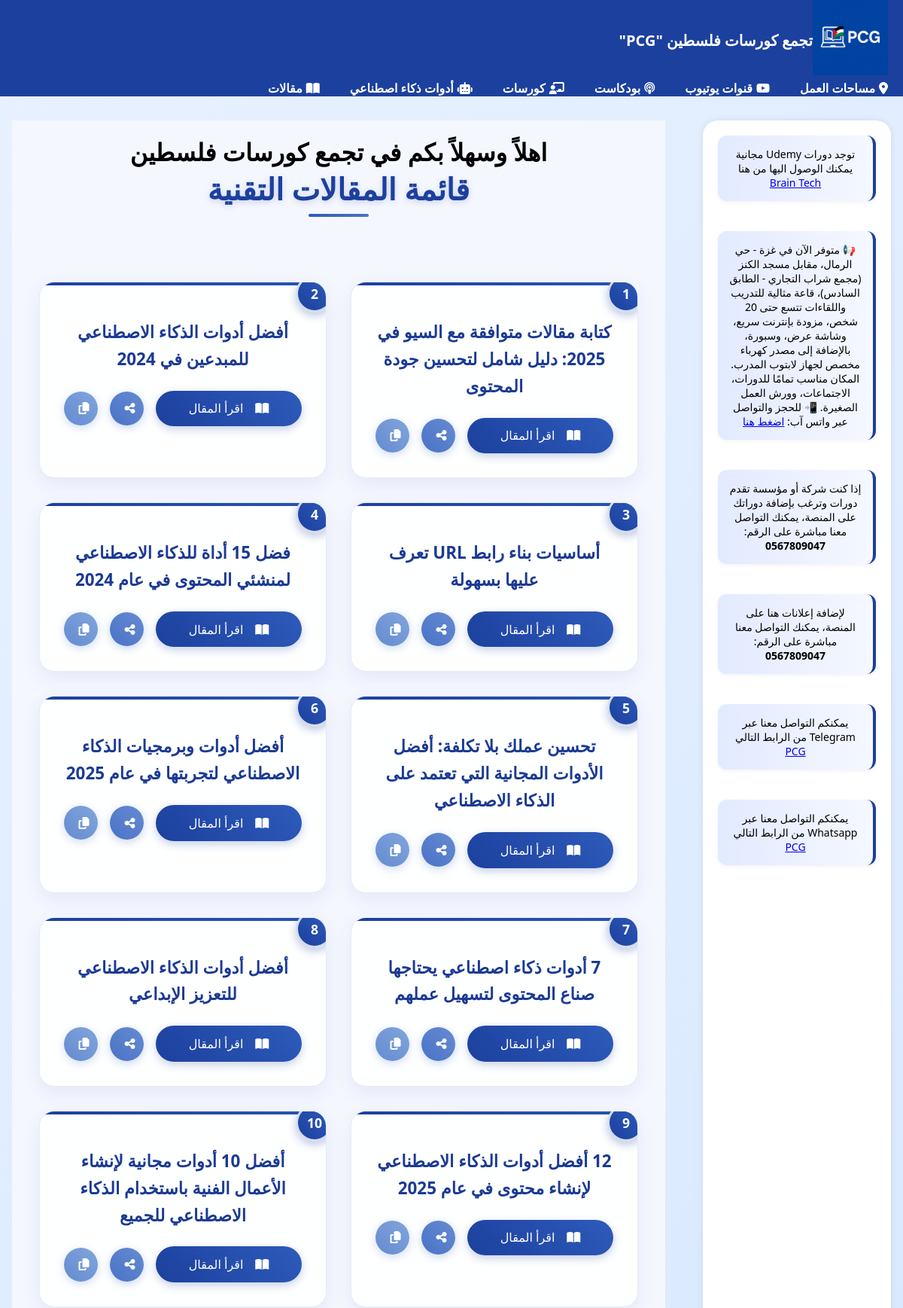
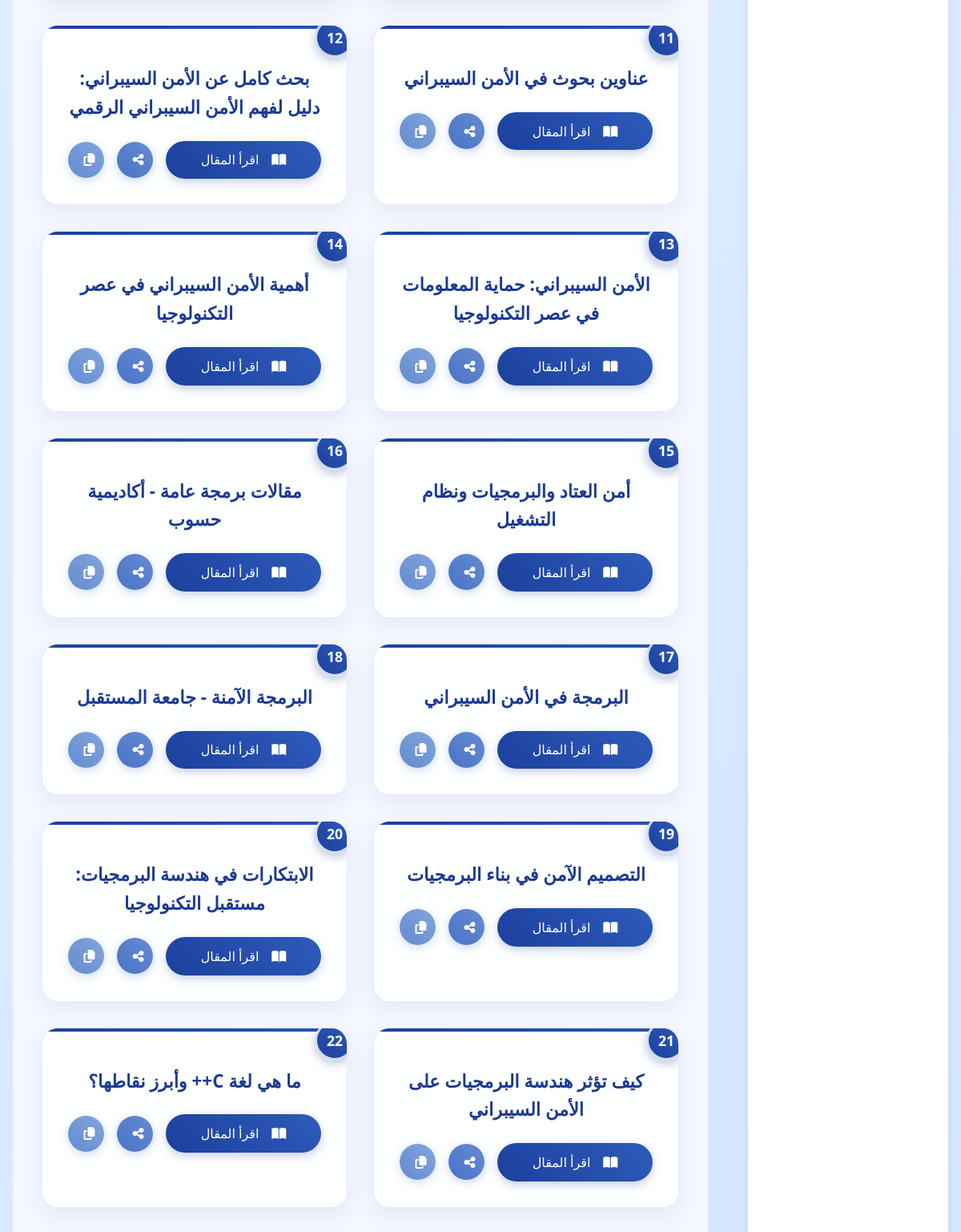
The page /articles (upper part) on the database its author committed (2 pictures, top to bottom).
### tables this page shows
CREATE TABLE "articles" (
	"id"	INTEGER,
	"url"	TEXT,
	"title"	TEXT,
	PRIMARY KEY("id")
);

### app.py (the view)
@app.route('/articles')
def articles():
    db = get_db()
    cursor = db.execute("SELECT * FROM articles")
    articles = cursor.fetchall()
    result_count = len(articles)
    return render_template(
        'articles.html',
        custom_css='articles',
        articles=articles,
        result_count=result_count)

### app.py (called while the page is built)
def get_db():
    if 'db' not in g:
        g.db = sqlite3.connect("pcg.db")
        g.db.row_factory = sqlite3.Row
    return g.db

### templates/articles.html (shortened to what this page needs)
{% extends "layout.html" %}
{% block body %}
<h2 class="text-center mb-4">قائمة المقالات التقنية</h2>
<div class="container py-5">
    <div class="articles-grid">
        {% for article in articles %}
            <div class="article-card">
                <div class="article-badge">{{ loop.index }}</div>
                <h3 class="article-title">{{ article.title }}</h3>
                <div class="article-actions">
                    <a href="{{ article.url }}" target="_blank" class="article-link">
                        <i class="fas fa-book-open"></i> اقرأ المقال
                    </a>
                    <button
                        class="action-btn share-btn"
                        onclick="shareArticle('{{ article.title | escape }}', '{{ article.url | escape }}')"
                        title="مشاركة">
                        <i class="fas fa-share-alt"></i>
                    </button>
                    <button
                        class="action-btn copy-btn"
                        onclick="copyLink('{{ article.url | escape }}')"
                        title="نسخ الرابط">
                        <i class="fas fa-copy"></i>
                    </button>
                </div>
            </div>
        {% else %}
            <div class="no-articles text-center">لا توجد مقالات متاحة</div>
        {% endfor %}
    </div>
</div>
{% endblock %}

### static/css/style.css (style rules this page uses)
body { direction: rtl; text-align: right; font-family: 'Tajawal', 'Cairo', sans-serif; }
.container { display: flex; flex-direction: row-reverse; gap: 30px; padding: 20px; text-align: center; }

### static/css/articles.css (style rules this page uses)
* { margin: 0; padding: 0; box-sizing: border-box; }
body { font-family: 'Segoe UI', Tahoma, Geneva, Verdana, sans-serif; background: linear-gradient(135deg, #E8F1FF 0%, #D6E8FF 50%, #C4DFFF 100%); min-height: 100vh; direction: rtl; text-align: right; }
.container { max-width: 1200px; margin: 0 auto; padding: 2rem 1rem; }
h2.text-center { color: #1C409E; font-size: 2.5rem; font-weight: 700; text-shadow: 0 2px 8px rgba(28, 64, 158, 0.2); margin-bottom: 3rem; position: relative; text-align: center; }
h2.text-center::after { content: ''; position: absolute; bottom: -10px; left: 50%; transform: translateX(-50%); width: 80px; height: 4px; background: linear-gradient(90deg, #2E5BBA, #4A73C7); border-radius: 2px; }
.articles-grid { display: grid; grid-template-columns: repeat(auto-fit, minmax(350px, 1fr)); gap: 2rem; padding: 1rem 0; }
.article-card { background: rgba(255, 255, 255, 0.9); backdrop-filter: blur(10px); border-radius: 20px; padding: 2rem; position: relative; box-shadow: 0 8px 25px rgba(28, 64, 158, 0.08); border: 1px solid rgba(28, 64, 158, 0.1); transition: all 0.4s cubic-bezier(0.175, 0.885, 0.32, 1.275); overflow: hidden; }
.article-card::before { content: ''; position: absolute; top: 0; left: 0; right: 0; height: 4px; background: linear-gradient(90deg, #1C409E, #2E5BBA, #4A73C7, #658BD1); background-size: 400% 100%; animation: gradientShift 3s ease infinite; }
.article-badge { position: absolute; top: -10px; right: -10px; width: 50px; height: 50px; background: linear-gradient(45deg, #1C409E, #2E5BBA); color: white; border-radius: 50%; display: flex; align-items: center; justify-content: center; font-weight: bold; font-size: 1.1rem; box-shadow: 0 4px 12px rgba(28, 64, 158, 0.3); border: 3px solid rgba(255, 255, 255, 0.8); animation: pulse 2s infinite; }
.article-title { color: #1B3A94; font-size: 1.4rem; font-weight: 600; margin-bottom: 1.5rem; line-height: 1.6; margin-top: 1rem; transition: color 0.3s ease; }
.article-actions { display: flex; gap: 1rem; align-items: center; flex-wrap: wrap; }
.article-link { background: linear-gradient(45deg, #1C409E, #2E5BBA); color: white; text-decoration: none; padding: 0.8rem 1.5rem; border-radius: 25px; font-weight: 500; display: inline-flex; align-items: center; gap: 0.5rem; transition: all 0.3s ease; box-shadow: 0 4px 12px rgba(28, 64, 158, 0.25); flex: 1; justify-content: center; min-width: 140px; }
.action-btn { width: 45px; height: 45px; border: none; border-radius: 50%; cursor: pointer; display: flex; align-items: center; justify-content: center; font-size: 1rem; transition: all 0.3s ease; position: relative; overflow: hidden; }
.share-btn { background: linear-gradient(45deg, #4A73C7, #658BD1); color: white; box-shadow: 0 3px 12px rgba(74, 115, 199, 0.3); }
.copy-btn { background: linear-gradient(45deg, #658BD1, #81A5DB); color: white; box-shadow: 0 3px 12px rgba(101, 139, 209, 0.3); }
.action-btn::before { content: ''; position: absolute; top: 50%; left: 50%; width: 0; height: 0; border-radius: 50%; background: rgba(255, 255, 255, 0.3); transform: translate(-50%, -50%); transition: width 0.6s, height 0.6s; }
.fas { margin-left: 0.5rem; }
.article-card { animation: fadeInUp 0.6s ease forwards; }
.article-card:nth-child(1) { animation-delay: 0.1s; }
.article-card:nth-child(2) { animation-delay: 0.2s; }
.article-card:nth-child(3) { animation-delay: 0.3s; }
.article-card:nth-child(4) { animation-delay: 0.4s; }
.article-card:nth-child(5) { animation-delay: 0.5s; }
.article-card:nth-child(6) { animation-delay: 0.6s; }
* { transition: all 0.3s ease; }

### rows shown on the page
articles: title "كتابة مقالات متوافقة مع السيو في 2025: دليل شامل لتحسين جودة المحتوى"
articles: title "أفضل أدوات الذكاء الاصطناعي للمبدعين في 2024"
articles: title "أساسيات بناء رابط URL تعرف عليها بسهولة"
articles: title "فضل 15 أداة للذكاء الاصطناعي لمنشئي المحتوى في عام 2024"
articles: title "تحسين عملك بلا تكلفة: أفضل الأدوات المجانية التي تعتمد على الذكاء الاصطناعي"
articles: title "أفضل أدوات وبرمجيات الذكاء الاصطناعي لتجربتها في عام 2025"
articles: title "7 أدوات ذكاء اصطناعي يحتاجها صناع المحتوى لتسهيل عملهم"
articles: title "أفضل أدوات الذكاء الاصطناعي للتعزيز الإبداعي"
articles: title "12 أفضل أدوات الذكاء الاصطناعي لإنشاء محتوى في عام 2025"
articles: title "أفضل 10 أدوات مجانية لإنشاء الأعمال الفنية باستخدام الذكاء الاصطناعي للجميع"
articles: title "عناوين بحوث في الأمن السيبراني"
articles: title "بحث كامل عن الأمن السيبراني: دليل لفهم الأمن السيبراني الرقمي"
articles: title "الأمن السيبراني: حماية المعلومات في عصر التكنولوجيا"
articles: title "أهمية الأمن السيبراني في عصر التكنولوجيا"
articles: title "أمن العتاد والبرمجيات ونظام التشغيل"
articles: title "مقالات برمجة عامة - أكاديمية حسوب"
articles: title "البرمجة في الأمن السيبراني"
articles: title "البرمجة الآمنة - جامعة المستقبل"
articles: title "التصميم الآمن في بناء البرمجيات"
articles: title "الابتكارات في هندسة البرمجيات: مستقبل التكنولوجيا"
articles: title "كيف تؤثر هندسة البرمجيات على الأمن السيبراني"
articles: title "ما هي لغة C++ وأبرز نقاطها؟"
